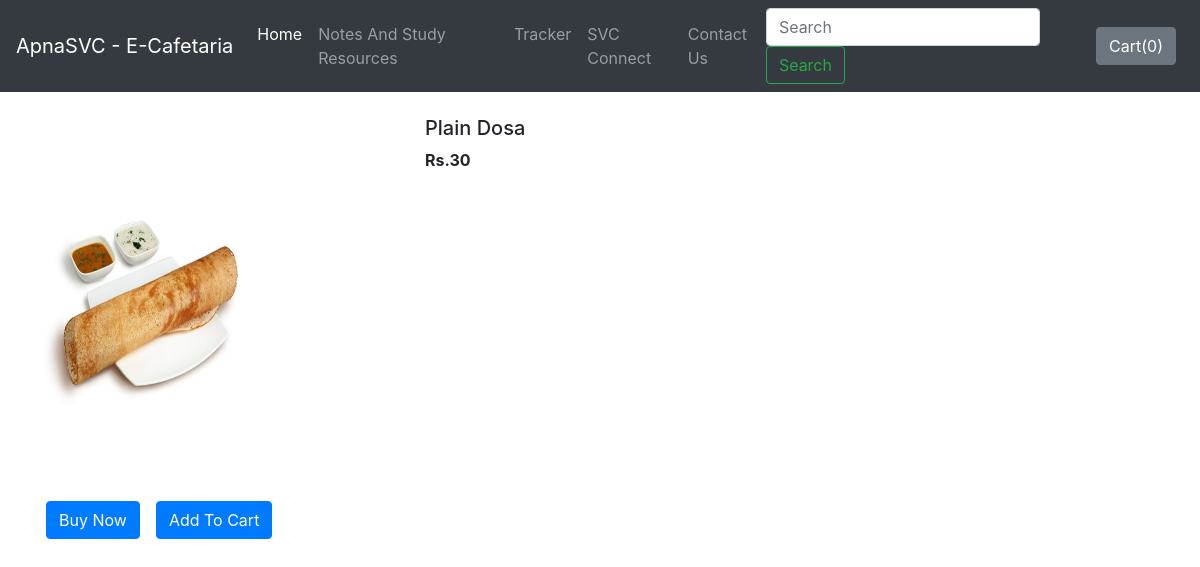
/shop/products/19, run on the app's committed database.
### shop/models.py (models this page shows)
class Product(models.Model):
    product_id = models.AutoField
    product_name = models.CharField(max_length=50)
    category = models.CharField(max_length=50, default="")
    subcategory = models.CharField(max_length=50, default="")
    price = models.IntegerField(default=0)
    image = models.ImageField(upload_to="shop/images", default="")

### shop/views.py (the view)
# urls.py: path("products/<int:myid>", views.productView, name="ProductView"),
def productView(request, myid):
    product = Product.objects.filter(id=myid)
    return render(request, 'shop/prodView.html', {'product':product[0]})

### shop/templates/shop/prodview.html (shortened to what this page needs)
{% extends 'shop/basic.html' %}
{% block body %}
<div class="container my-4">
    <div class="row">
    <div class="col-md-4">
    <div class="row">
        <img src="/media/{{product.image}}" width="233px" height="385px">
    </div>
        <div class="row">
            <button class="btn btn-primary mx-3">Buy Now</button>
            <button class="btn btn-primary">Add To Cart</button>
        </div>
    </div>
    <div class="col-md-8">
        <h5>{{product.product_name}}</h5>
        <p><b>Rs.{{product.price}} </b></p>
    </div>
    </div>
</div>
{% endblock %}

### data on the page
Product: image (picture), product_name "Plain Dosa", price "30"
